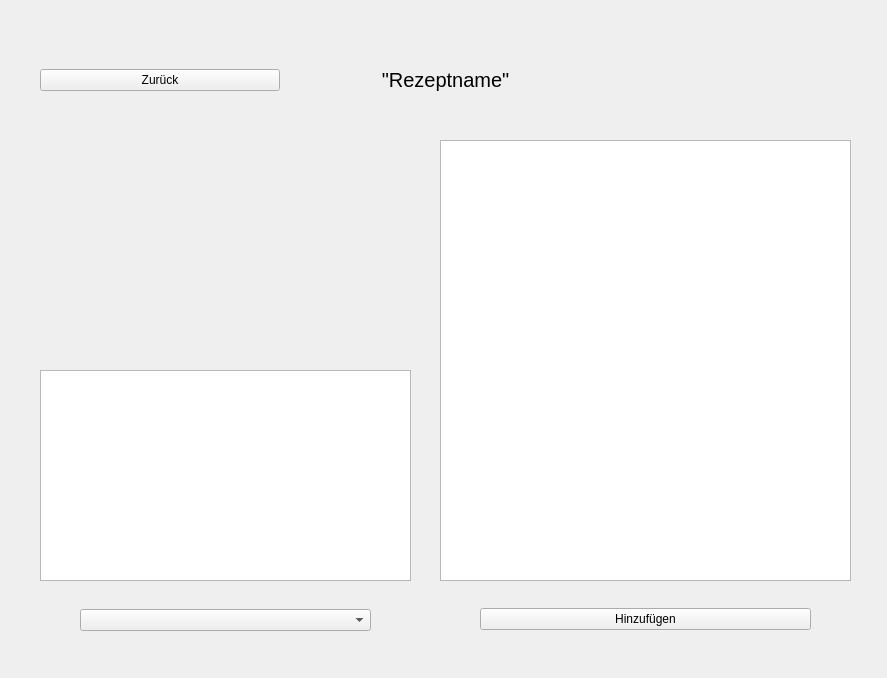
<?xml version="1.0" encoding="UTF-8"?>
<ui version="4.0">
 <class>Rezeptanleitung</class>
 <widget class="QWidget" name="Rezeptanleitung">
  <property name="geometry">
   <rect>
    <x>0</x>
    <y>0</y>
    <width>887</width>
    <height>678</height>
   </rect>
  </property>
  <property name="windowTitle">
   <string>Haushaltsplaner</string>
  </property>
  <widget class="QWidget" name="horizontalLayoutWidget">
   <property name="geometry">
    <rect>
     <x>40</x>
     <y>40</y>
     <width>811</width>
     <height>80</height>
    </rect>
   </property>
   <layout class="QHBoxLayout" name="horizontalLayout_4">
    <item>
     <widget class="QPushButton" name="b_back">
      <property name="text">
       <string>Zurück</string>
      </property>
     </widget>
    </item>
    <item>
     <spacer name="horizontalSpacer_3">
      <property name="orientation">
       <enum>Qt::Horizontal</enum>
      </property>
      <property name="sizeType">
       <enum>QSizePolicy::Fixed</enum>
      </property>
      <property name="sizeHint" stdset="0">
       <size>
        <width>40</width>
        <height>20</height>
       </size>
      </property>
     </spacer>
    </item>
    <item>
     <widget class="QLabel" name="l_recipe">
      <property name="styleSheet">
       <string notr="true">font-size: 15pt;</string>
      </property>
      <property name="text">
       <string>&quot;Rezeptname&quot;</string>
      </property>
      <property name="alignment">
       <set>Qt::AlignCenter</set>
      </property>
     </widget>
    </item>
    <item>
     <spacer name="horizontalSpacer_4">
      <property name="orientation">
       <enum>Qt::Horizontal</enum>
      </property>
      <property name="sizeType">
       <enum>QSizePolicy::Fixed</enum>
      </property>
      <property name="sizeHint" stdset="0">
       <size>
        <width>40</width>
        <height>20</height>
       </size>
      </property>
     </spacer>
    </item>
    <item>
     <widget class="QLabel" name="l_icon">
      <property name="styleSheet">
       <string notr="true">image: url(:/Images/logo_small_icon_only_inverted.png);</string>
      </property>
      <property name="text">
       <string/>
      </property>
     </widget>
    </item>
   </layout>
  </widget>
  <widget class="QTableWidget" name="t_incredientlist">
   <property name="geometry">
    <rect>
     <x>40</x>
     <y>370</y>
     <width>371</width>
     <height>211</height>
    </rect>
   </property>
  </widget>
  <widget class="QListView" name="list_instructions">
   <property name="geometry">
    <rect>
     <x>440</x>
     <y>140</y>
     <width>411</width>
     <height>441</height>
    </rect>
   </property>
  </widget>
  <widget class="QLabel" name="l_recipeimage">
   <property name="geometry">
    <rect>
     <x>40</x>
     <y>140</y>
     <width>371</width>
     <height>211</height>
    </rect>
   </property>
   <property name="autoFillBackground">
    <bool>false</bool>
   </property>
   <property name="styleSheet">
    <string notr="true">
image: url(:/Images/italienischer-zitronenkuchen.jpg);</string>
   </property>
   <property name="frameShape">
    <enum>QFrame::NoFrame</enum>
   </property>
   <property name="text">
    <string/>
   </property>
   <property name="scaledContents">
    <bool>true</bool>
   </property>
   <property name="wordWrap">
    <bool>false</bool>
   </property>
  </widget>
  <widget class="QWidget" name="gridLayoutWidget_2">
   <property name="geometry">
    <rect>
     <x>40</x>
     <y>580</y>
     <width>371</width>
     <height>80</height>
    </rect>
   </property>
   <layout class="QGridLayout" name="gridLayout_2">
    <item row="0" column="1">
     <widget class="QComboBox" name="d_list"/>
    </item>
    <item row="0" column="2">
     <spacer name="horizontalSpacer">
      <property name="orientation">
       <enum>Qt::Horizontal</enum>
      </property>
      <property name="sizeType">
       <enum>QSizePolicy::Fixed</enum>
      </property>
      <property name="sizeHint" stdset="0">
       <size>
        <width>40</width>
        <height>20</height>
       </size>
      </property>
     </spacer>
    </item>
    <item row="0" column="0">
     <spacer name="horizontalSpacer_2">
      <property name="orientation">
       <enum>Qt::Horizontal</enum>
      </property>
      <property name="sizeType">
       <enum>QSizePolicy::Fixed</enum>
      </property>
      <property name="sizeHint" stdset="0">
       <size>
        <width>40</width>
        <height>20</height>
       </size>
      </property>
     </spacer>
    </item>
   </layout>
  </widget>
  <widget class="QWidget" name="horizontalLayoutWidget_2">
   <property name="geometry">
    <rect>
     <x>440</x>
     <y>580</y>
     <width>411</width>
     <height>78</height>
    </rect>
   </property>
   <layout class="QHBoxLayout" name="horizontalLayout">
    <item>
     <spacer name="horizontalSpacer_5">
      <property name="orientation">
       <enum>Qt::Horizontal</enum>
      </property>
      <property name="sizeType">
       <enum>QSizePolicy::Fixed</enum>
      </property>
      <property name="sizeHint" stdset="0">
       <size>
        <width>40</width>
        <height>20</height>
       </size>
      </property>
     </spacer>
    </item>
    <item>
     <widget class="QPushButton" name="b_addrecipe">
      <property name="text">
       <string>Hinzufügen</string>
      </property>
     </widget>
    </item>
    <item>
     <spacer name="horizontalSpacer_6">
      <property name="orientation">
       <enum>Qt::Horizontal</enum>
      </property>
      <property name="sizeType">
       <enum>QSizePolicy::Fixed</enum>
      </property>
      <property name="sizeHint" stdset="0">
       <size>
        <width>40</width>
        <height>20</height>
       </size>
      </property>
     </spacer>
    </item>
   </layout>
  </widget>
 </widget>
 <resources>
  <include location="../MenuFrame/Menu.qrc"/>
 </resources>
 <connections/>
</ui>
